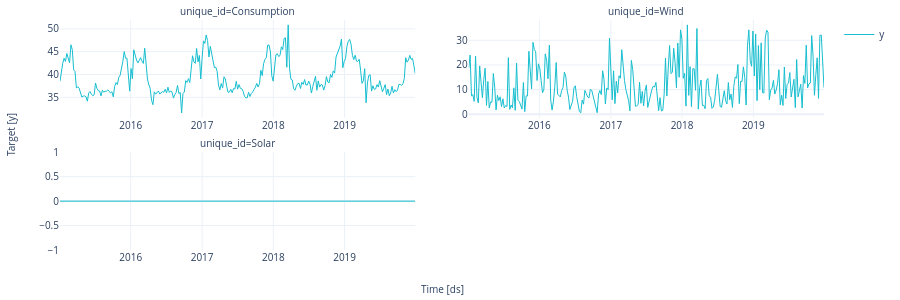

Notebook code for this chart:
### Code cell
fig = plot_series(df, engine='plotly',)
fig.update_layout(width=900,height=300)
fig

### Figure 1 — Plotly figure (JSON) as saved in the notebook; plotly's stock layout.template omitted (floating-point values rounded to 4 significant figures; data arrays with more than 128 entries replaced by an {"elided": "..."} marker saying what was removed)
{"data": [{"legendgroup": "y", "line": {"color": "#17becf", "width": 1}, "mode": "lines", "name": "y", "showlegend": true, "type": "scatter", "x": {"elided": "261 str values"}, "xaxis": "x", "y": {"elided": "261 float values"}, "yaxis": "y"}, {"legendgroup": "y", "line": {"color": "#17becf", "width": 1}, "mode": "lines", "name": "y", "showlegend": false, "type": "scatter", "x": {"elided": "261 str values"}, "xaxis": "x2", "y": {"elided": "261 float values"}, "yaxis": "y2"}, {"legendgroup": "y", "line": {"color": "#17becf", "width": 1}, "mode": "lines", "name": "y", "showlegend": false, "type": "scatter", "x": {"elided": "261 str values"}, "xaxis": "x3", "y": {"elided": "261 float values"}, "yaxis": "y3"}], "layout": {"annotations": [{"font": {"size": 10}, "showarrow": false, "text": "unique_id=Consumption", "x": 0.2325, "xanchor": "center", "xref": "paper", "y": 1, "yanchor": "bottom", "yref": "paper"}, {"font": {"size": 10}, "showarrow": false, "text": "unique_id=Wind", "x": 0.7675, "xanchor": "center", "xref": "paper", "y": 1, "yanchor": "bottom", "yref": "paper"}, {"font": {"size": 10}, "showarrow": false, "text": "unique_id=Solar", "x": 0.2325, "xanchor": "center", "xref": "paper", "y": 0.425, "yanchor": "bottom", "yref": "paper"}, {"font": {"size": 10}, "showarrow": false, "text": "Time [ds]", "x": 0.5, "xanchor": "center", "xref": "paper", "y": 0, "yanchor": "top", "yref": "paper", "yshift": -30}, {"font": {"size": 10}, "showarrow": false, "text": "Target [y]", "textangle": -90, "x": 0, "xanchor": "right", "xref": "paper", "xshift": -40, "y": 0.5, "yanchor": "middle", "yref": "paper"}], "autosize": true, "font": {"size": 10}, "height": 300, "margin": {"b": 50, "l": 60, "r": 10, "t": 20}, "width": 900, "xaxis": {"anchor": "y", "domain": [0, 0.465], "showticklabels": true, "visible": true}, "xaxis2": {"anchor": "y2", "domain": [0.535, 1.0], "showticklabels": true, "visible": true}, "xaxis3": {"anchor": "y3", "domain": [0, 0.465], "showticklabels": true, "visible": true}, "xaxis4": {"anchor": "y4", "domain": [0.535, 1.0], "showticklabels": true, "visible": true}, "yaxis": {"anchor": "x", "domain": [0.575, 1]}, "yaxis2": {"anchor": "x2", "domain": [0.575, 1]}, "yaxis3": {"anchor": "x3", "domain": [0, 0.425]}, "yaxis4": {"anchor": "x4", "domain": [0, 0.425]}}}
